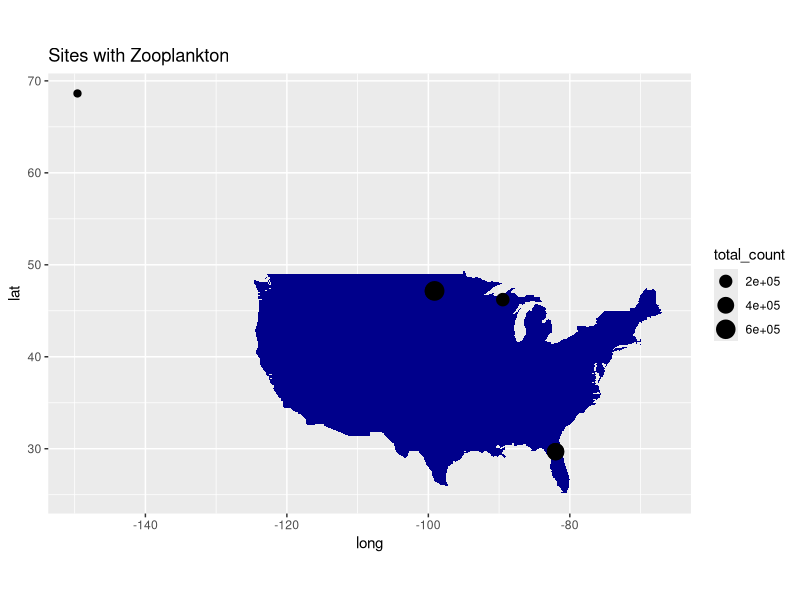
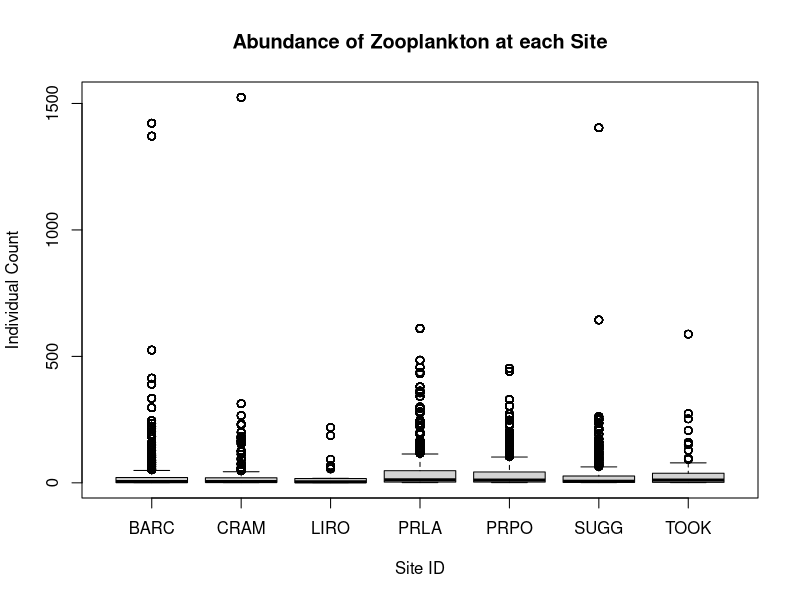
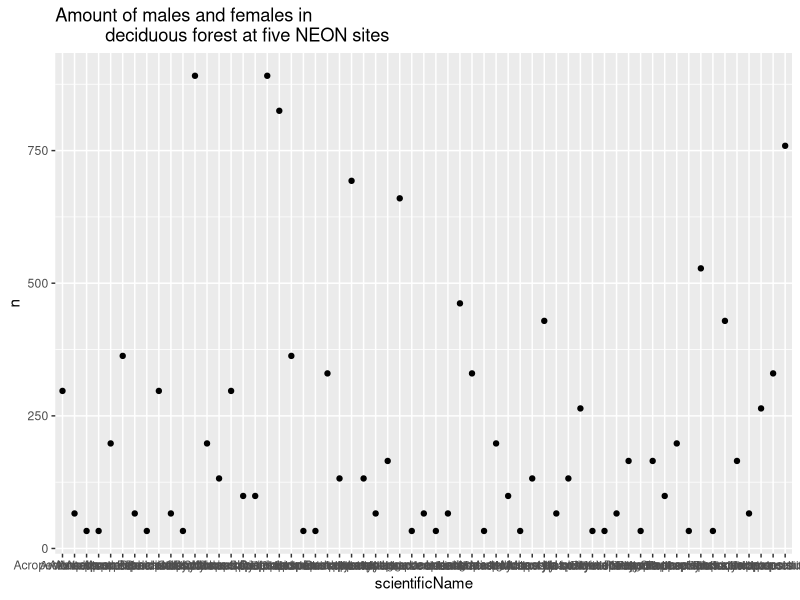
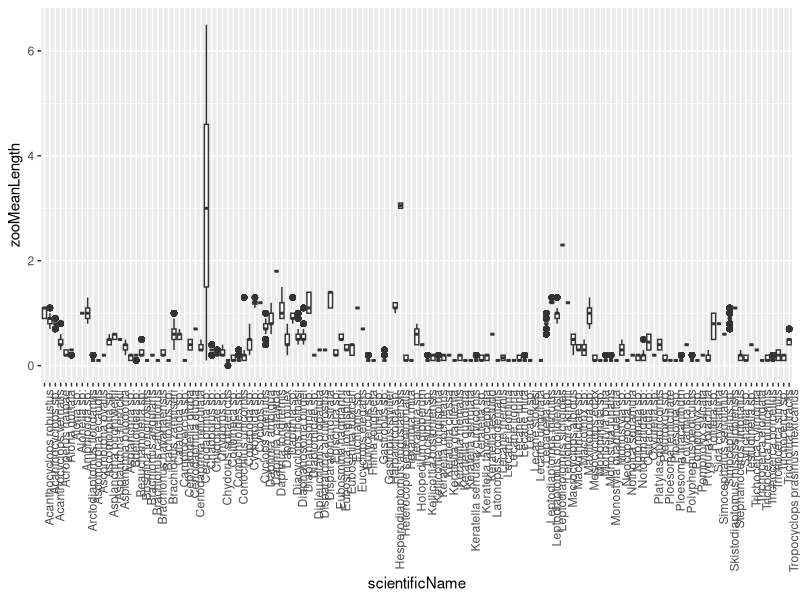

The R script that drew these images, in order:
## ---- chunk 1
knitr::opts_chunk$set(echo = TRUE)
## ---- chunk 2
# If you add any additional packages here, make sure they are
# also listed in the DESCRIPTION file
library("dplyr")
library("tidyr")
library("ggplot2")
library("readr")
## ---- chunk 3
# this is the information on location of zooplankton caught
zoo_data <- read_csv("filesToStack20219/stackedFiles/zoo_fieldData.csv")

# this is the info about the taxonomic identity of zooplankton found
zoo_tax <- read_csv("filesToStack20219/stackedFiles/zoo_taxonomyProcessed.csv")
## ---- chunk 4
# this is the combined data from two sets
zoo_all <- zoo_data %>%
  left_join(zoo_tax, by = "siteID")
## ---- chunk 5
usa_map <- map_data("usa")

points_with_lat_long <- zoo_all %>%
  filter(!is.na(decimalLatitude)) %>%
  filter(individualCount > 0) %>%
  group_by(siteID) %>%
  summarize(total_count = sum(individualCount),
            mean_lat = mean(decimalLatitude),
            mean_long = mean(decimalLongitude))

ggplot() +
  geom_polygon(data = usa_map,
               aes(x = long,
                   y = lat,
                   group = group),
               fill = "dark blue") +
  coord_fixed(1.3) +
  geom_point(data = points_with_lat_long,
           aes(x = mean_long,
               y = mean_lat,
               size = total_count)) +
  ggtitle("Sites with Zooplankton")
## ---- chunk 6
boxplot(individualCount ~ siteID, data = zoo_all,
        main = "Abundance of Zooplankton at each Site",
        xlab = "Site ID", ylab = "Individual Count")
## ---- chunk 7
barc <- zoo_all %>%
  filter(siteID == "BARC") %>%
  group_by(scientificName) %>%
  tally() %>%
  arrange(desc(n))
## ---- chunk 8
ggplot(data = barc,
       aes(x = scientificName, y = n)) +
  geom_point() +
  ggtitle("Amount of males and females in
          deciduous forest at five NEON sites")
## ---- chunk 9
ggplot(zoo_all, aes(x = scientificName,
                    y = zooMeanLength)) +
  geom_boxplot() +
  theme(axis.text.x=element_text(angle=90, hjust=1)) 
## ---- chunk 10
comb_data <- zoo_all %>%
  filter(scientificName %in% c("Chaoborus sp.",
         "Heterocope septentrionalis",
         "Leptodora kindtii")) %>%
  group_by(siteID, scientificName) %>%
  tally() %>%
  arrange(desc(n))
